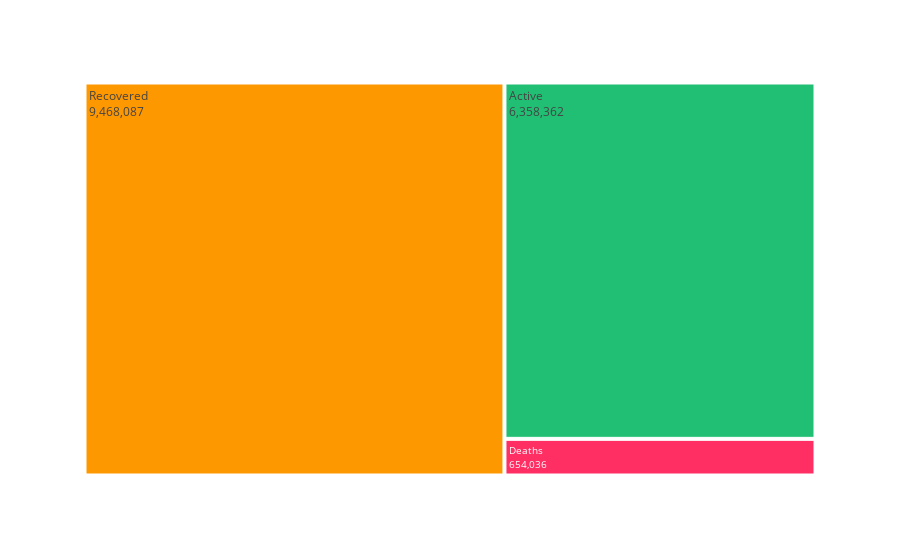

Notebook code for this chart:
### Markdown cell above
# Latest

### Code cell
temp = day_wise[['Date','Deaths', 'Recovered', 'Active']].tail(1)
temp = temp.melt(id_vars="Date", value_vars=['Active', 'Deaths', 'Recovered'])
fig = px.treemap(temp, path=["variable"], values="value", height=225, 
                 color_discrete_sequence=[act, rec, dth])
fig.data[0].textinfo = 'label+text+value'
fig.show()

### Figure 1 — Plotly figure (JSON) as saved in the notebook; plotly's stock layout.template omitted (floating-point values rounded to 4 significant figures)
{"data": [{"branchvalues": "total", "domain": {"x": [0, 1], "y": [0, 1]}, "hovertemplate": "labels=%{label}<br>value=%{value}<br>parent=%{parent}<br>id=%{id}<extra></extra>", "ids": ["Active", "Deaths", "Recovered"], "labels": ["Active", "Deaths", "Recovered"], "name": "", "parents": ["", "", ""], "values": [6358362, 654036, 9468087], "type": "treemap", "textinfo": "label+text+value"}], "layout": {"legend": {"tracegroupgap": 0}, "margin": {"t": 60}, "treemapcolorway": ["#fe9801", "#21bf73", "#ff2e63"], "autosize": true}}
